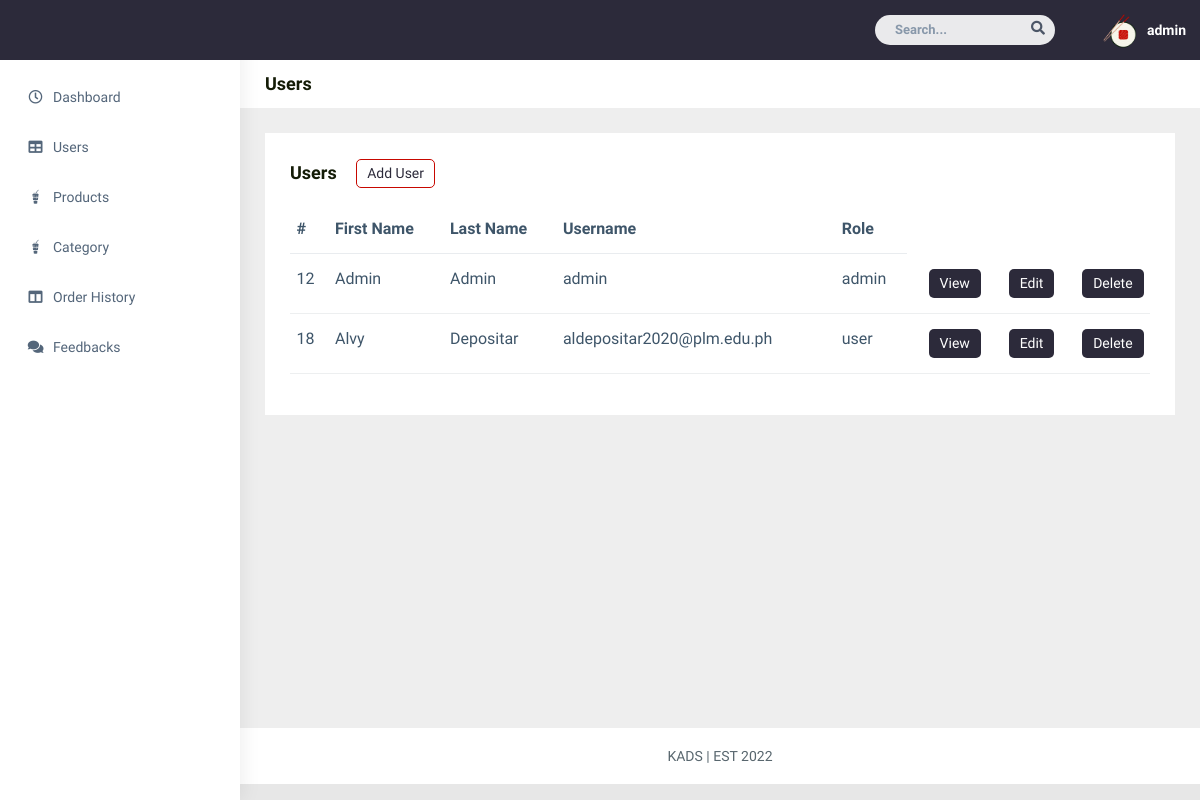
The app's page /admin/users.php (signed in), older data.
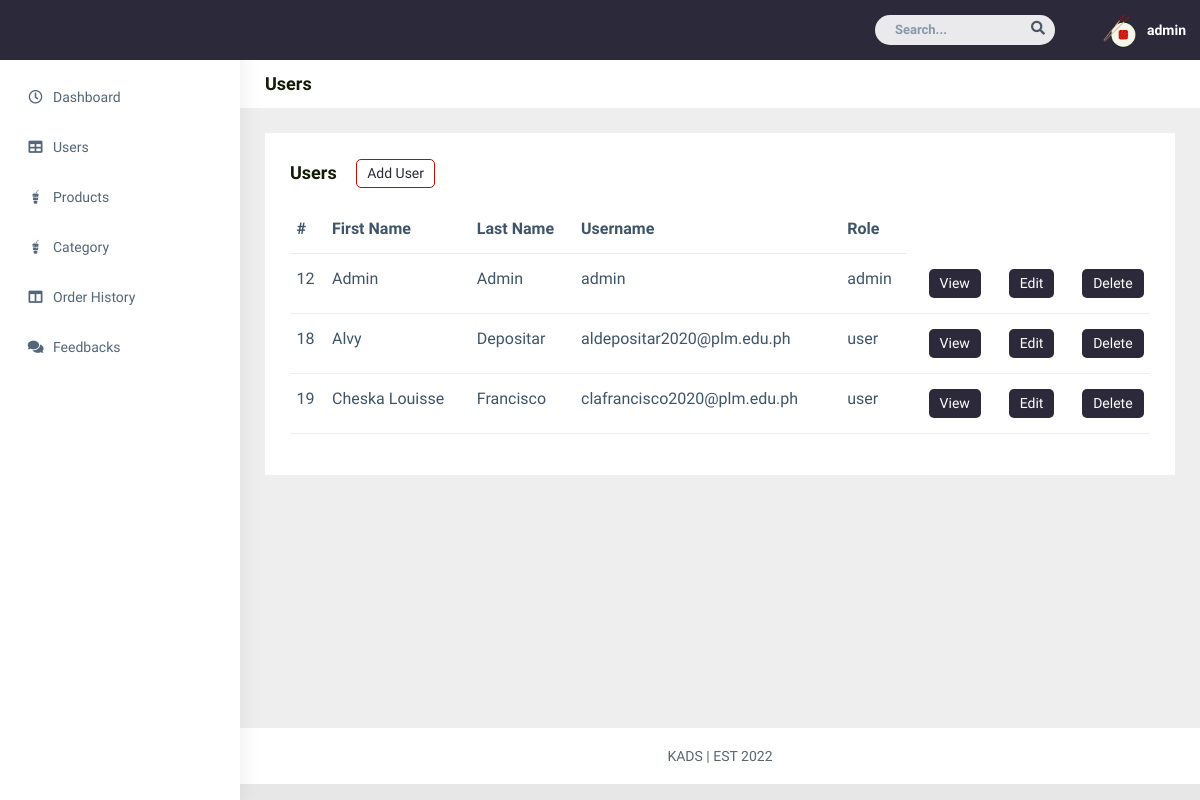
The same page, newer data.
### tables this page shows
CREATE TABLE `info_accts` (
  `id` int(11) NOT NULL,
  `firstname` varchar(255) DEFAULT NULL,
  `lastname` varchar(255) DEFAULT NULL,
  `birthday` date DEFAULT NULL,
  `username` varchar(255) DEFAULT NULL,
  `phone` varchar(255) DEFAULT NULL,
  `password` varchar(255) DEFAULT NULL,
  `role` int(11) DEFAULT NULL,
  `house` varchar(255) DEFAULT NULL,
  `city` varchar(255) DEFAULT NULL,
  `province` varchar(255) DEFAULT NULL,
  `zip` int(11) DEFAULT NULL
);

### admin/users.php (the view, shortened to what the changed rows need)
<?php
require "../conn.php";
    if (!isset($_SESSION['loggedin']) && !isset($_SESSION['role'])){
        header("location: ../login.php");
        exit;
    } else if (isset($_SESSION['loggedin']) && $_SESSION['loggedin'] === true && $_SESSION['role'] === 2) {
        header("location: ../userprofile.php");
        exit;
    } else {
    $query="SELECT * FROM info_accts";
    $result=mysqli_query($conn,$query);
?>
<!DOCTYPE html>
<html dir="ltr" lang="en">
<head>
    <link href="../css/style.min.css" rel="stylesheet">
    <link href="../css/pagestyles.css" rel="stylesheet">
</head>
<body>
        <div class="page-wrapper">
            <div class="container-fluid">
                <div class="row">
                    <div class="col-sm-12">
                        <div class="white-box">
                            <div class="table-responsive">
                                <table class="table text-nowrap">
                                    <thead>
                                        <tr>
                                            <th class="border-top-0">#</th>
                                            <th class="border-top-0">First Name</th>
                                            <th class="border-top-0">Last Name</th>
                                            <th class="border-top-0">Username</th>
                                            <th class="border-top-0">Role</th>
                                        </tr>
                                    </thead>
                                    <tbody>
                                        <?php
                                            if(mysqli_num_rows($result) > 0) {
                                                while($row = mysqli_fetch_assoc($result)){
                                        ?>
                                        <tr>
                                            <td><?php echo $row['id'];?></td>
                                            <td><?php echo $row['firstname']; ?></td>
                                            <td><?php echo $row['lastname']; ?></td>
                                            <td><?php echo $row['username']; ?></td>
                                            <td><?php if ($row['role'] == 1){
                                                        echo "admin";
                                                    }else if ($row['role'] == 2) {
                                                        echo "user";
                                                    } ?>
                                            </td>
                                            <td class="col-1">
                                            <a class="btn btn-solid" href="view-user.php?id=<?php echo $row['id']; ?>">View</a>
                                            </td>
                                            <td class="col-1">
                                            <a class="btn btn-solid" href="edit-user.php?edit=<?php echo $row['id']; ?>">Edit</a>
                                            </td>
                                            <td class="col-1">
                                            <a class="btn btn-solid" href="delete-user.php?id=<?php echo $row['id']; ?>">Delete</a>
                                            </td>
                                        </tr>
                                        <?php
                                                }
                                            }
                                        ?>
                                    </tbody>
                                </table>
                            </div>
                        </div>
                    </div>
                </div>
            </div>
        </div>
</body>
</html>
<?php
   }
?>

Row changes from the older to the newer data that the page shows:
added info_accts: id "19", firstname "Cheska Louisse", lastname "Francisco", username "clafrancisco2020@plm.edu.ph", role "user"
